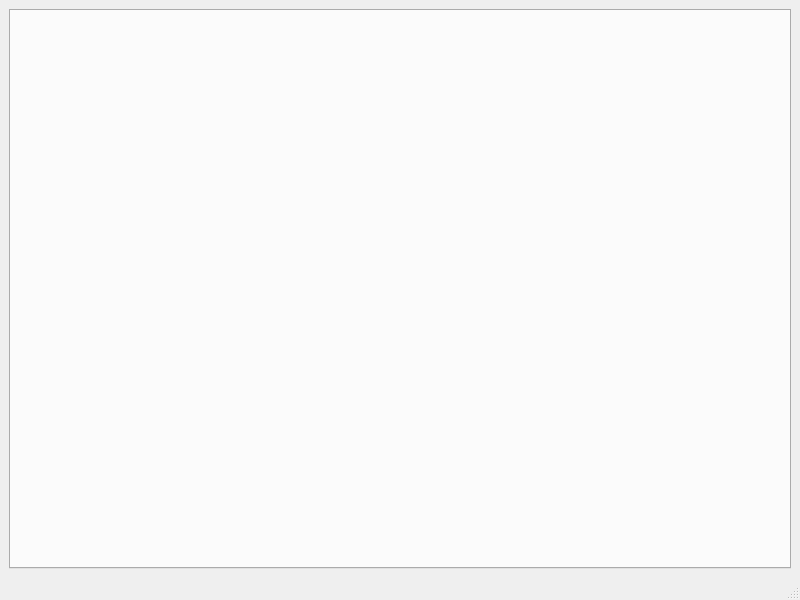
<?xml version="1.0" encoding="UTF-8"?>
<ui version="4.0">
 <class>MainWindow</class>
 <widget class="QMainWindow" name="MainWindow">
  <property name="geometry">
   <rect>
    <x>0</x>
    <y>0</y>
    <width>800</width>
    <height>600</height>
   </rect>
  </property>
  <property name="windowTitle">
   <string>UDP Server</string>
  </property>
  <widget class="QWidget" name="centralwidget">
   <layout class="QVBoxLayout" name="verticalLayout">
    <item>
     <widget class="QTabWidget" name="tabWidget">
      <property name="autoFillBackground">
       <bool>false</bool>
      </property>
      <property name="currentIndex">
       <number>-1</number>
      </property>
      <property name="tabsClosable">
       <bool>true</bool>
      </property>
     </widget>
    </item>
   </layout>
  </widget>
  <widget class="QMenuBar" name="menubar">
   <property name="geometry">
    <rect>
     <x>0</x>
     <y>0</y>
     <width>800</width>
     <height>26</height>
    </rect>
   </property>
  </widget>
  <widget class="QStatusBar" name="statusbar"/>
  <action name="actionOpen_Image">
   <property name="enabled">
    <bool>false</bool>
   </property>
   <property name="text">
    <string>Open Image</string>
   </property>
   <property name="visible">
    <bool>true</bool>
   </property>
  </action>
 </widget>
 <resources/>
 <connections/>
</ui>
